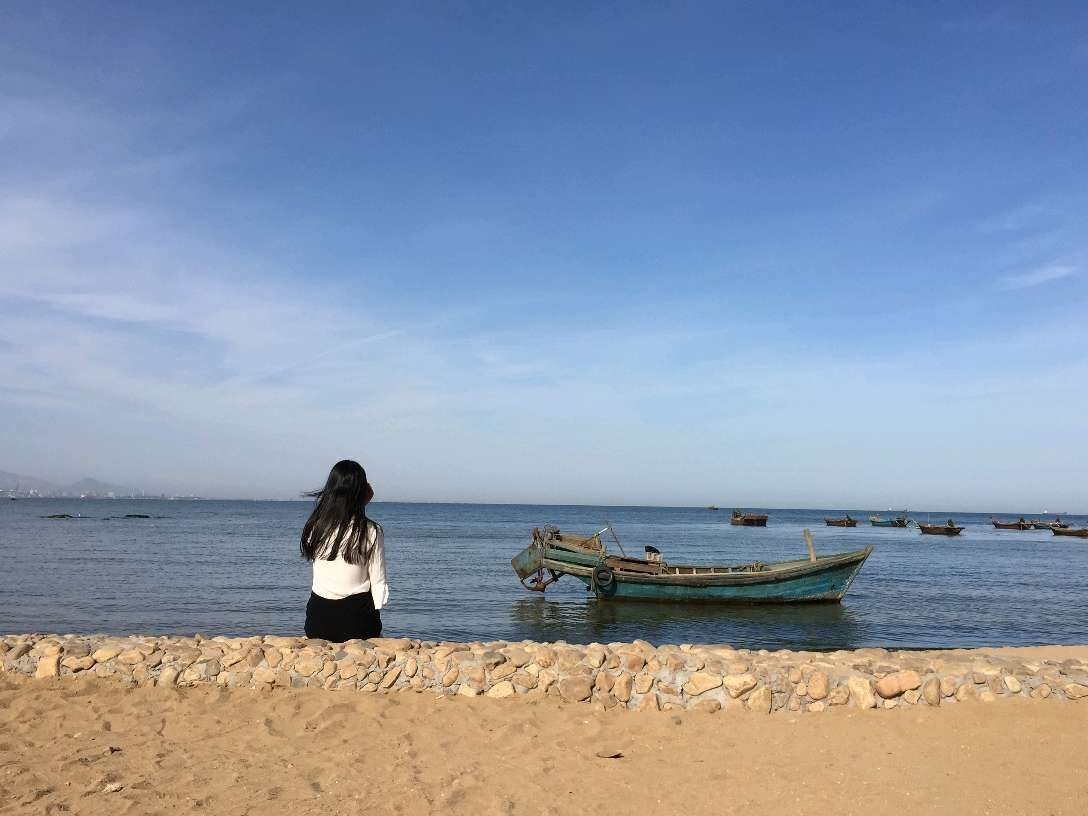
//> input picture 2.jpg, 1088 x 816 px
$ ./svd   (built with g++ and OpenCV 4)
//> lines starting //> are read from the running program, lines starting //| are printed output that depends on the picture
### NonNorm.h
#ifndef __NONNORM_H_
#define __NONNORM_H_
#include <opencv2/opencv.hpp>
#include <iostream>

using namespace std;
using namespace cv;

struct MatInfo{
	Mat X;
	Mat T;
};

MatInfo NONNORM(Mat &D,float rho,Mat T0, float gamma);

MatInfo DCInner(Mat &S, float rho, Mat J, float epislon, Mat &U, Mat &V);

float sum(Mat &mat);

#endif

### svd.cpp
#include <iostream>
#include <opencv2/opencv.hpp>
#include "NonNorm.h"

using namespace cv;
using namespace std;


// [50 lines left out: functions NONNORM, DCInner, sum, not called in this run]


int main(int argc, char ** argv) {

    Mat image = imread("2.jpg", 0);//以灰度图打开一张360X480的image.jpg
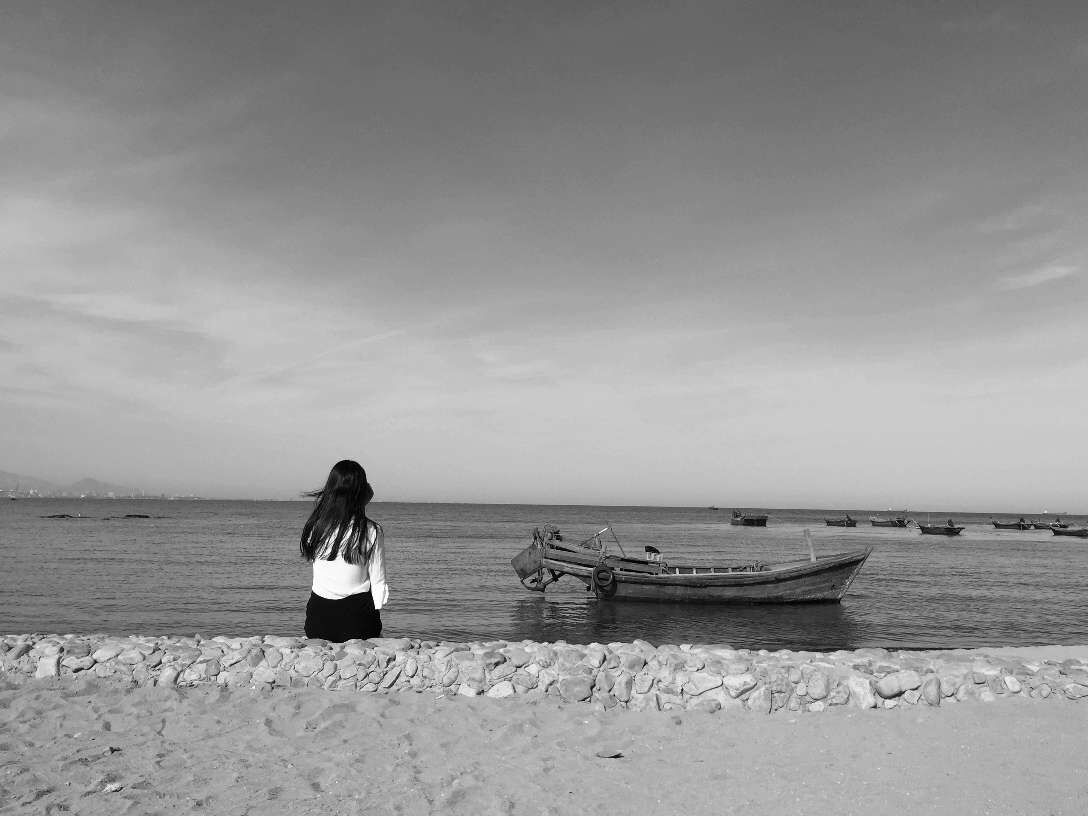
//> image: 816 rows x 1088 cols, CV_8UC1; min 0, max 255, mean 149
    Mat temp(image.size(), CV_32FC1, Scalar(0));
    image.convertTo(image, CV_32FC1);
//> image: 816 rows x 1088 cols, CV_32FC1
    Mat U, W, V;
    SVD::compute(image, W, U, V);//opencv得到的V与MATLAB相比已经经过转置了，要想再转置一遍可以用V=V.t();
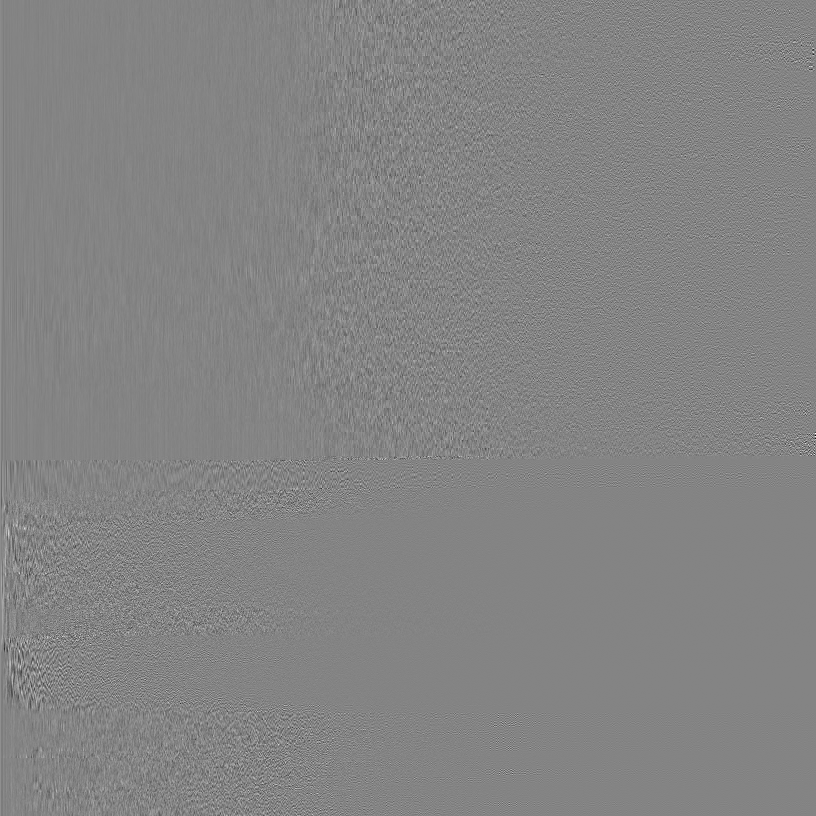
//> U: 816 rows x 816 cols, CV_32FC1; min -0.461, max 0.428, mean 6.56e-05; drawn with min black and max white
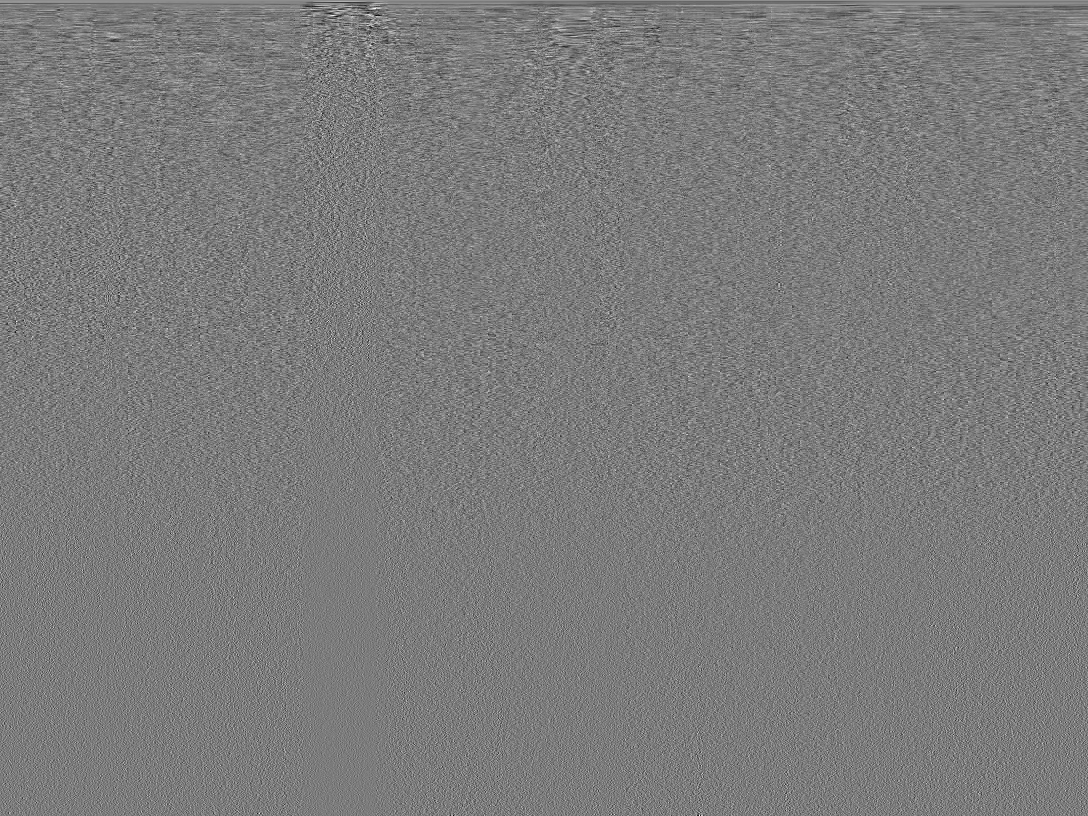
//> V: 816 rows x 1088 cols, CV_32FC1; min -0.2, max 0.211, mean 3.62e-05; drawn with min black and max white
//> W = 816 values, max 143671.4 at index 0, min 0.422 at index 815, mean 422.6
    image.convertTo(image, CV_8UC1);
    imshow("0", image);
    Mat w(360, 360, CV_32FC1, Scalar(0));//opencv进行SVD分解后得到的奇异值不是放入对角矩阵，而是一个列向量中，所以需要自己将其变换为对角矩
	W = Mat::diag(W);
	cout << W.rows << " " << W.cols << endl;
//| 816 816

	cout << V.rows << " " << V.cols << endl;
//| 816 1088
    temp = U*W*V;
    temp.convertTo(temp, CV_8UC1);
    imshow("1", temp);
    waitKey(6000);

	return 0;
}

$ run again, with disp.png saved as 2.jpg
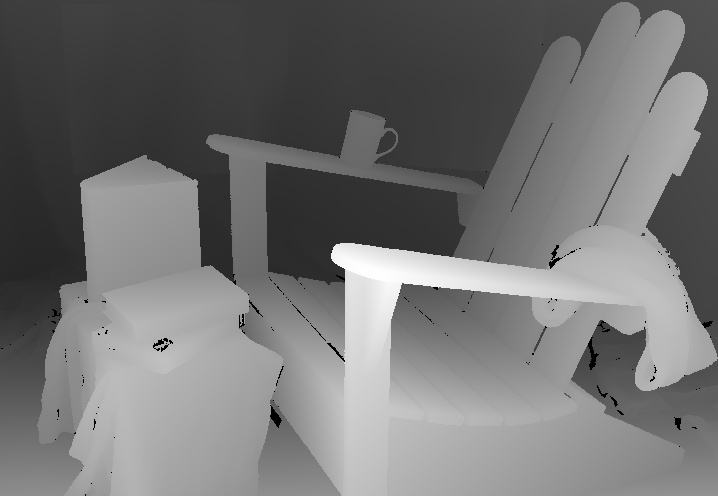
//> input picture disp.png, 718 x 496 px
//> image is the input picture: 496 rows x 718 cols, CV_8UC1; min 0, max 255, mean 114.8
//> image: 496 rows x 718 cols, CV_32FC1
//> `SVD::compute(image, W, U, V);`:
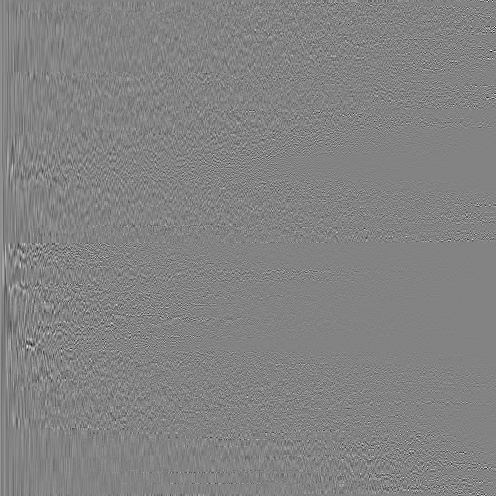
//> U: 496 rows x 496 cols, CV_32FC1; min -0.424, max 0.4, mean 0.000112; drawn with min black and max white
//> `SVD::compute(image, W, U, V);`:
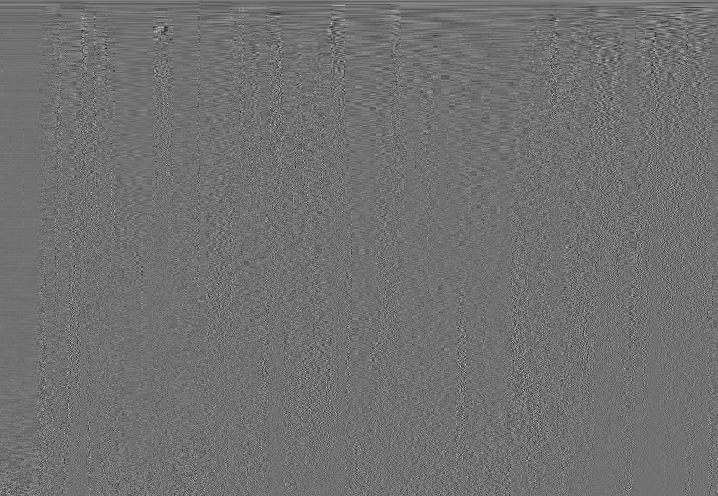
//> V: 496 rows x 718 cols, CV_32FC1; min -0.308, max 0.385, mean 6.57e-05; drawn with min black and max white
//> `SVD::compute(image, W, U, V);`: W = 496 values, max 72568.5 at index 0, min 2.64 at index 495, mean 442.1
//| 496 496
//| 496 718
